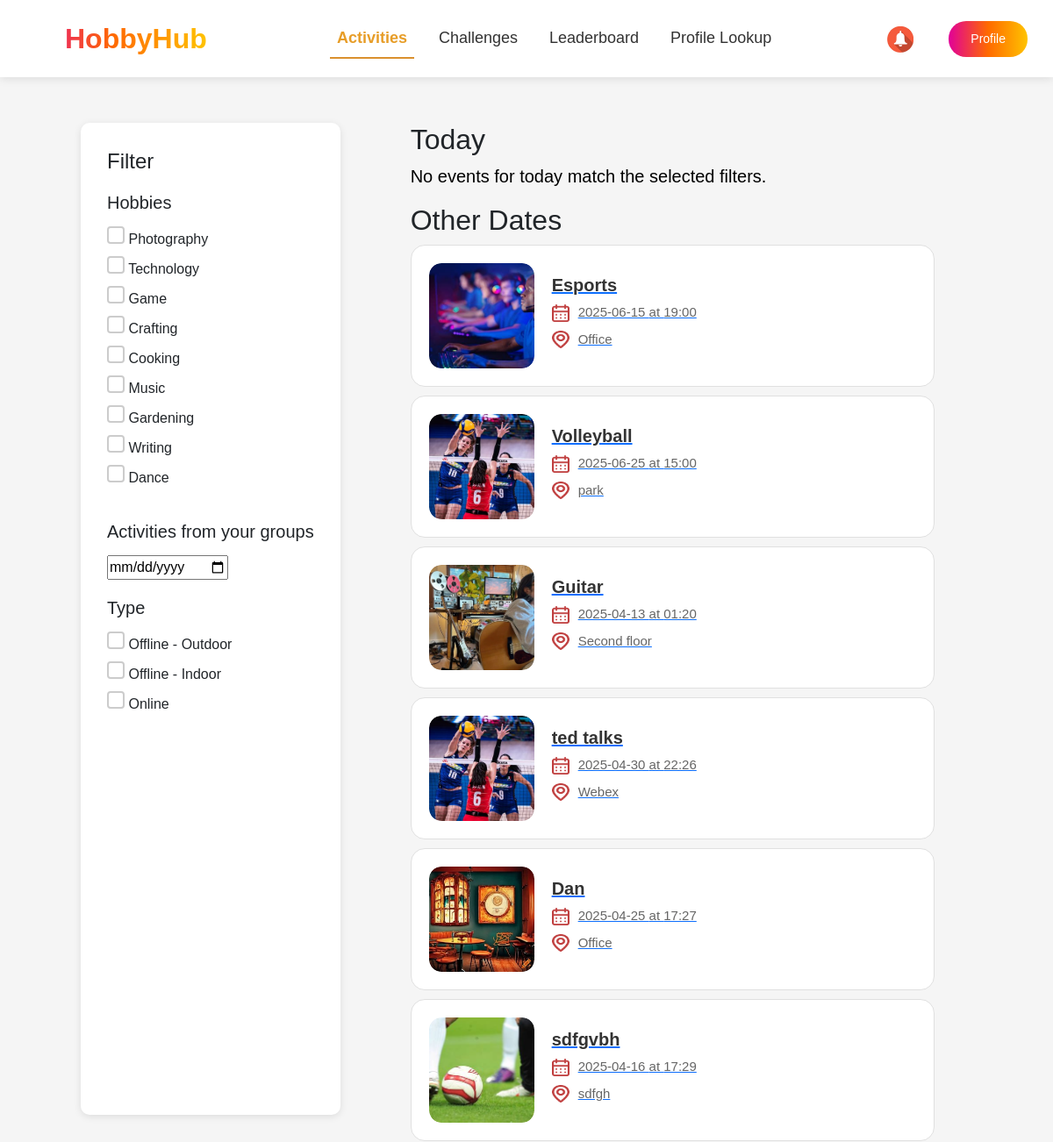
The page /user_activities/ (signed in, upper part) on the database as committed earlier.
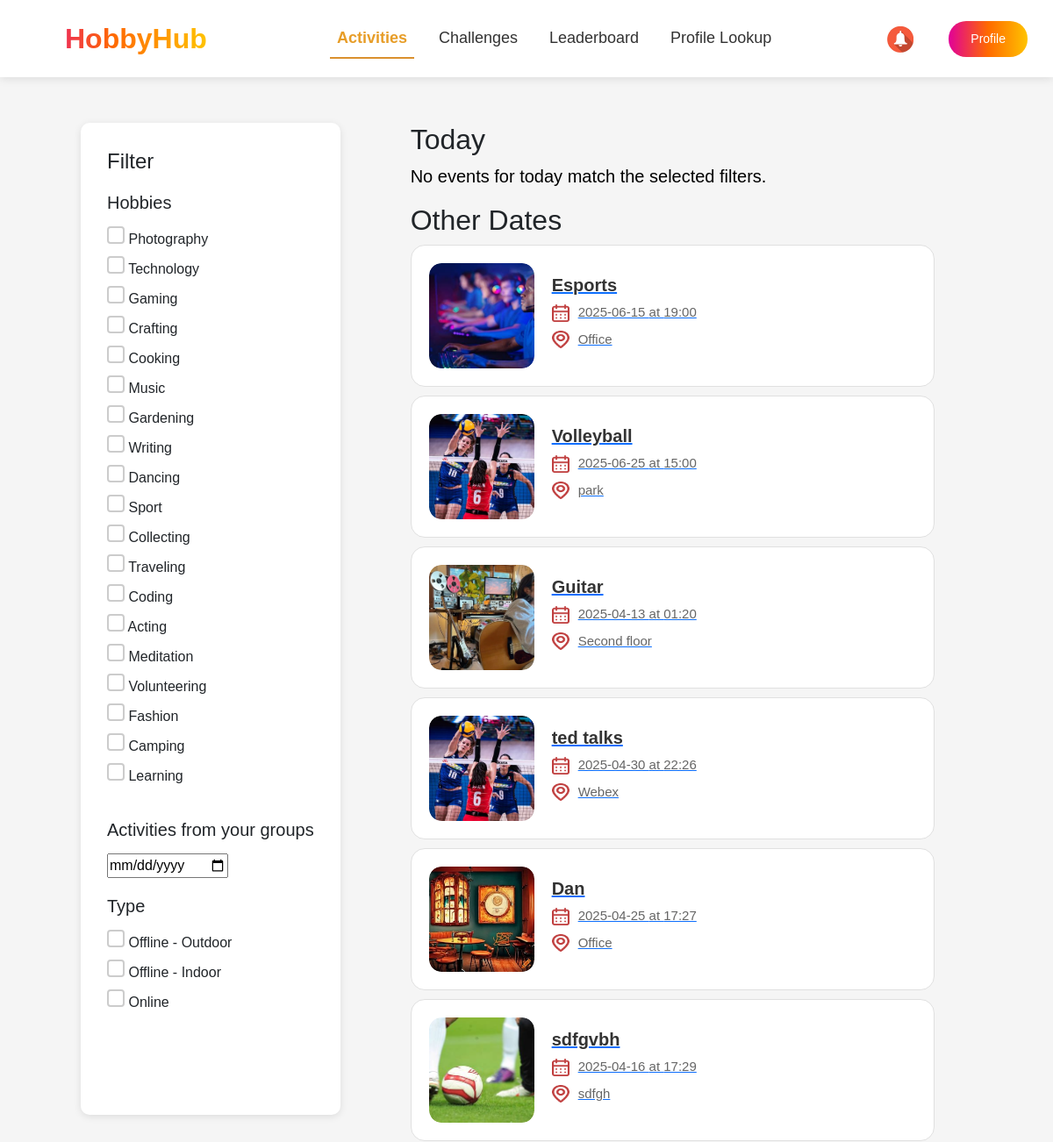
The same page on the database as committed later.
### events/models.py (models this page shows, shortened)
class Hobby(models.Model):
    name = models.CharField(max_length=100, unique=True, verbose_name="Hobby Name")

class Event(models.Model):
    EVENT_TYPES = [
        ('offline-outdoor', 'Offline - Outdoor'),
        ('offline-indoor', 'Offline - Indoor'),
        ('online', 'Online'),
    ]
    EVENT_STATUS = [
        ('upcoming', 'Upcoming'),
        ('in_progress', 'In Progress'),
        ('completed', 'Completed'),
    ]
    title = models.CharField(max_length=150)
    description = models.TextField()
    location = models.CharField(max_length=250)
    date = models.DateField()
    time = models.TimeField()
    event_type = models.CharField(max_length=15, choices=EVENT_TYPES, default='offline-indoor')
    status = models.CharField(max_length=12, choices=EVENT_STATUS, default='upcoming')
    hobbies = models.ManyToManyField(Hobby, related_name='events')
    image = models.ImageField(upload_to='event_images/', null=True, blank=True)
    company = models.ForeignKey(
        Company,
        to_field='company_id',
        on_delete=models.CASCADE,
        related_name='events',
        verbose_name="Company"
    )
    diamonds = models.IntegerField(default=0, verbose_name="Diamonds")
    quota = models.IntegerField(default=10, verbose_name="Quota")
    participants = models.ManyToManyField(Employee, related_name='events', blank=True)

### events/views.py (the view)
# urls.py: path('user_activities/', user_activities, name='user_activities'),
@role_required("employee")
@approval_required
def user_activities(request):
    now = timezone.localtime(timezone.now())
    today_start = now.replace(hour=0, minute=0, second=0, microsecond=0)
    today_end = today_start + timedelta(days=1)
    nickname = request.session.get("nickname")
    if not nickname:
        return redirect("sign_in")
    try:
        employee = Employee.objects.get(nickname=nickname)
        company = employee.company
    except Employee.DoesNotExist:
        return redirect("sign_in")
    events = Event.objects.filter(company=company).exclude(status='completed')
    hobbies = Hobby.objects.all()
    today_events = []
    other_events = []
    for event in events:
        event_datetime = timezone.make_aware(
            datetime.combine(event.date, event.time)
        )
        event_data = {
            'id': event.id,
            'title': event.title,
            'description': event.description,
            'location': event.location,
            'date': event.date.strftime('%Y-%m-%d'),
            'time': event.time.strftime('%H:%M'),
            'datetime': event_datetime.isoformat(),
            'event_type': event.event_type,
            'hobbies': [hobby.name for hobby in event.hobbies.all()],
            'image': event.image.url if event.image else None,
        }
        if today_start <= event_datetime < today_end:
            today_events.append(event_data)
        else:
            other_events.append(event_data)
    events_data = json.dumps({
        'today_events': today_events,
        'other_events': other_events,
    })
    return render(request, 'user_activities.html', {
        'today_events': today_events,
        'other_events': other_events,
        'hobbies': hobbies,
        'events_data': events_data,
        'current_datetime': now.isoformat(),
    })

### events/views.py (called while the page is built)
def role_required(role):
    def decorator(view_func):
        @wraps(view_func)
        def wrapper(request, *args, **kwargs):
            if role == "employee" and not request.session.get("nickname"):
                return redirect(f"/sign_in/?next={request.get_full_path()}")
            if role == "organizer" and not request.session.get("company_id"):
                return redirect(f"/sign_in/?next={request.get_full_path()}")
            return view_func(request, *args, **kwargs)
        return wrapper
    return decorator

def approval_required(view_func):
    @wraps(view_func)
    def _wrapped_view(request, *args, **kwargs):
        nickname = request.session.get("nickname")
        if not nickname:
            return redirect("sign_in")
        user = Employee.objects.filter(nickname=nickname).first()
        if not user or not user.is_approved:
            return redirect("")
        return view_func(request, *args, **kwargs)
    return _wrapped_view

### events/templates/user_activities.html (shortened to what this page needs)
{% extends 'user_base.html' %}
{% load static %}
{% block extra_css %}
    <link href="https://fonts.cdnfonts.com/css/gilroy-bold" rel="stylesheet">
    <link rel="stylesheet" href="{% static 'css/user-activities.css' %}">
    <link rel="stylesheet" href="{% static 'css/sass_styles.css' %}">
    <link rel="stylesheet" href="https://cdn.jsdelivr.net/npm/swiper/swiper-bundle.min.css">
    <link rel="stylesheet" href="https://cdn.jsdelivr.net/npm/bootstrap@5.3.0/dist/css/bootstrap.min.css">
    <link rel="stylesheet" href="{% static 'css/organizer-styles.css' %}">
{% endblock %}
{% block content %}
    <div class="container-act" style="margin-top: 100px">
        <aside class="filter-panel">
            <h4>Filter</h4>
            <h5 style="margin-top: 20px">Hobbies</h5>
            <ul id="hobby-filters">
                {% for hobby in hobbies %}
                    <li>
                        <input type="checkbox" value="{{ hobby.name }}"> {{ hobby.name }}
                    </li>
                {% endfor %}
            </ul>
            <h5 style="margin-top: 20px">Activities from your groups</h5>
            <input type="date" id="date-filter">
            <h5 style="margin-top: 20px">Type</h5>
            <ul>
                <li><input type="checkbox" value="offline-outdoor"> Offline - Outdoor</li>
                <li><input type="checkbox" value="offline-indoor"> Offline - Indoor</li>
                <li><input type="checkbox" value="online"> Online</li>
            </ul>
        </aside>
        <main class="event-list" style="padding-left: 50px;">
            <h2>Today</h2>
            <div id="today-events">
                <p id="no-events-today" style="display: none;">No events for today match the selected filters.</p>
            </div>
            <h2>Other Dates</h2>
            <div id="other-events">
                {% for event in other_events %}
                    <a href="{% url 'activity_details' event.id %}" class="event-link">
                        <div class="event-container">
                            <div class="event event-card" data-date="{{ event.date }}" data-hobbies="{{ event.hobbies|join:',' }}" data-type="{{ event.event_type }}" >
                                <div class="event-image">
                                    <img src="{{ event.image }}" alt="{{ event.title }}">
                                </div>
                                <div class="event-details">
                                    <h3>{{ event.title }}</h3>
                                    <p><img src="{% static 'images/your_act_calendar.png' %}" alt="Date" class="icon">{{ event.date }} at {{ event.time }}</p>
                                    <p><img src="{% static 'images/your_act_location.png' %}" alt="Location" class="icon">{{ event.location }}</p>
                                </div>
                            </div>
                        </div>
                    </a>
                {% endfor %}
            </div>
        </main>
    </div>
{% endblock %}

### events/templates/user_base.html (shortened to what this page needs)
<!DOCTYPE html>
<html lang="en">
<head>
    {% load static %}
    <link href="https://cdn.jsdelivr.net/npm/bootstrap@5.3.0/dist/css/bootstrap.min.css" rel="stylesheet">
    {% block extra_css %}{% endblock %}
</head>
<body>
    <section class="header">
        <nav class="navbar navbar-expand-lg navbar-bold px-4 bg-white fixed-top">
            <a class="navbar-brand fw-bold gradient-text logo" href="{% url 'user_view' %}">HobbyHub</a>
            <div class="collapse navbar-collapse justify-content-center" id="navbarNav">
                <ul class="navbar-nav">
                    <li class="nav-item header-text">
                        <a class="nav-link {% if request.path == '/user_activities/' or request.path == '/activity/' %}active{% endif %}" href="{% url 'user_activities' %}">Activities</a>
                    </li>
                    <li class="nav-item header-text">
                        <a class="nav-link {% if request.path == '/challenges/' %}active{% endif %}" href="{% url 'challenges' %}">Challenges</a>
                    </li>
                    <li class="nav-item header-text">
                        <a class="nav-link {% if request.path == '/leaderboard/' %}active{% endif %}" href="{% url 'leaderboard' %}">Leaderboard</a>
                    </li>
                    <li class="nav-item header-text">
                        <a class="nav-link {% if request.path == '/profile_lookup/' %}active{% endif %}" href="{% url 'profile_lookup' %}">Profile Lookup</a>
                    </li>
                </ul>
            </div>
            <div class="d-flex">
                <div class="notification-container">
                    <a class="notifications position-relative" data-bs-toggle="dropdown" aria-expanded="false">
                        <img src="{% static 'images/bell.jpg' %}" alt="Notification">
                    </a>
                </div>
                <button class="btn btn-gradient">
                    <a href="{% url 'user_profile' %}" style="text-decoration: none; color: #fff;">Profile</a>
                </button>
            </div>
        </nav>
    </section>
    <div class="container">
        {% block content %}{% endblock %}
    </div>
</body>
</html>

### events/static/css/user-activities.css (style rules this page uses)
body { font-family: 'Gilroy-Medium', sans-serif; }
body h1, h2, h3, h4,h5,h6, header { font-family: 'Gilroy-Bold', sans-serif; }
.container-act { width: 100%; display: flex; margin-top: 100px; padding-top: 40px; }
.filter-panel { max-width: 36%; margin-left: 50px; padding: 30px; background: #fff; border-radius: 10px; box-shadow: 0 2px 8px rgba(0, 0, 0, 0.1); margin-bottom: 40px; }
.filter-panel h4, .filter-panel h5 { margin-bottom: 15px; }
.filter-panel ul { list-style: none; padding: 0; padding-bottom: 10px; }
.filter-panel li { margin-bottom: 7px; }
input[type="checkbox"] { appearance: none; width: 20px; height: 20px; border-radius: 4px; border: 2px solid #ccc; cursor: pointer; transition: all 0.3s ease-in-out; background-color: #fff; }
.event-list { width: 58%; margin-left: 30px; padding-left: 30px; }
.event-card { display: flex; align-items: center; background: #ffffff; border-radius: 12px; padding: 30px; border: 1px solid #e0e0e0; transition: all 0.3s ease-in-out; margin-bottom: 10px; }
.event-image { border-radius: 14px; overflow: hidden; }
.event-image img { width: 100%; height: 100%; object-fit: cover; border-radius: 14px; }
.event-details { padding-left: 20px; flex: 1; }
.event-details h3 { margin: 0; font-size: 20px; font-weight: bold; color: #333; }
.event-details p { margin: 8px 0; font-size: 15px; color: #666; display: flex; align-items: center; font-weight: 500; }
.icon { width: 20px; height: 20px; margin-right: 10px; opacity: 0.8; }

### events/static/css/sass_styles.css (style rules this page uses)
.notifications { position: relative; display: inline-block; }

### events/static/css/organizer-styles.css (style rules this page uses)
body { font-family: 'Gilroy-Medium', sans-serif; background-color: #F5F5F5; }
body h1, h2, h3, h4,h5,h6, header { font-family: 'Gilroy-Bold', sans-serif; }
p { color: #000000; font-weight: 400; font-size: 20px; }
.header { background-color: gainsboro; }
.gradient-text { background: linear-gradient(90deg, #E10098 0%, #FF6A00 50%, #FFC300 100%); -webkit-background-clip: text; -webkit-text-fill-color: transparent; font-weight: bold; }
.btn-gradient { background: linear-gradient(90deg, #E10098 0%, #FF6A00 50%, #FFC300 100%); color: white; border-radius: 20px; padding: 10px 25px; font-size: 18px; border: none; cursor: pointer; transition: 0.3s; }
.logo { font-size: 2rem; font-weight: bold; padding-left: 50px; }
.btn { font-size: 14px; margin-right: 5px; }
.notifications img { width:30px; height:30px; margin-right: 25px; margin-top: 6px; }
.event-card { display: flex; align-items: center; background: #ffffff; border-radius: 16px; padding: 20px; position: relative; overflow: hidden; transition: all 0.3s ease-in-out; border: 1px solid #e0e0e0; }
.event-image { width: 120px; height: 120px; border-radius: 14px; overflow: hidden; flex-shrink: 0; position: relative; }
.event-image img { width: 100%; height: 100%; object-fit: cover; border-radius: 14px; transition: transform 0.3s ease-in-out; }
.event-details { padding-left: 20px; flex: 1; }
.event-details h3 { margin: 0; font-size: 20px; font-weight: bold; color: #333; }
.event-details p { margin: 8px 0; font-size: 15px; color: #666; display: flex; align-items: center; font-weight: 500; }
.icon { width: 20px; height: 20px; margin-right: 10px; opacity: 0.8; transition: opacity 0.3s ease-in-out; }
.navbar { padding: 15px 0; box-shadow: 0 2px 10px rgba(0, 0, 0, 0.1); }
.navbar-nav .nav-link { color: #333; font-weight: 500; margin: 0 10px; padding: 8px 15px; transition: all 0.3s ease; }
.header-text { font-family: 'Gilroy-SemiBold', sans-serif; font-size: 18px; }

### events/templates/user_base.html (style rules this page uses)
.navbar-nav .nav-link.active { font-weight: bold; color: #e79d28 !important; border-bottom: 2px solid #da902e; }
.notification-container { position: relative; margin-right: 15px; }

Rows that differ between the two databases and show on the page:
changed Hobby: name "Game" → "Gaming"
changed Hobby: name "Dance" → "Dancing"
added Hobby: name "Sport"
added Hobby: name "Collecting"
added Hobby: name "Traveling"
added Hobby: name "Coding"
added Hobby: name "Acting"
added Hobby: name "Meditation"
added Hobby: name "Volunteering"
added Hobby: name "Fashion"
added Hobby: name "Camping"
added Hobby: name "Learning"
